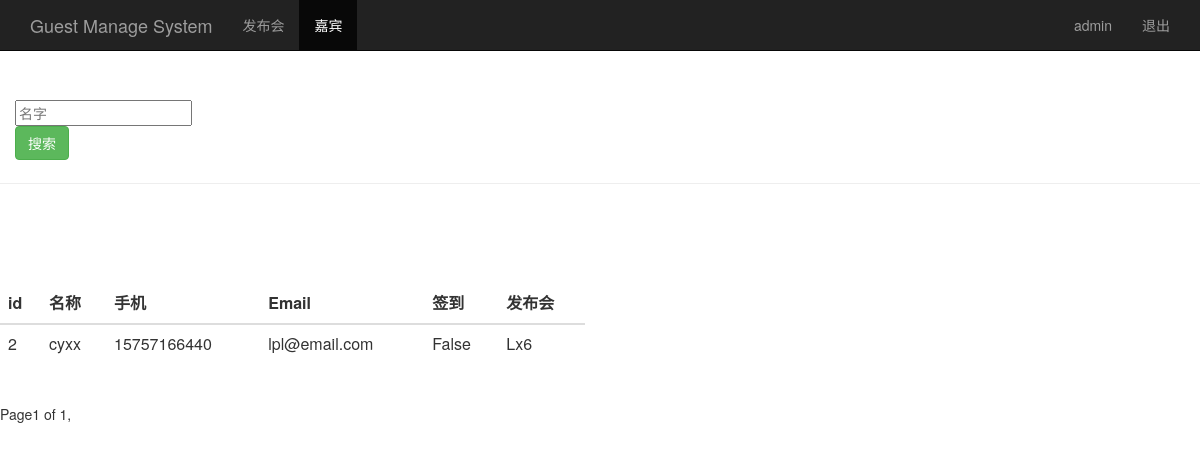
The page /guest_manage/ (signed in) on the database its author committed.
### sign/models.py (models this page shows, shortened)
class Guest(models.Model):
	event = models.ForeignKey(Event,on_delete=models.CASCADE)
	realname = models.CharField(max_length=64)
	phone = models.CharField(max_length=16)
	email = models.EmailField()
	sign = models.BooleanField()
	create_time = models.DateTimeField(auto_now=True)

class Event(models.Model):
	name = models.CharField(max_length=100)
	limit = models.IntegerField()
	status = models.BooleanField()
	address = models.CharField(max_length=200)
	start_time = models.DateTimeField('events time')
	create_time = models.DateTimeField(auto_now=True)
	def __str__(self):
		return self.name

### sign/views.py (the view)
# urls.py: url(r'^guest_manage/$',views.guest_manage),
@login_required
def guest_manage(request):
	username = request.session.get('user','')
	guest_list = Guest.objects.all()
	paginator = Paginator(guest_list,2)
	page = request.GET.get('page')
	try:
		contacts = paginator.page(page)
	except PageNotAnInteger:
		contacts = paginator.page(1)
	except EmptyPage:
		contacts = paginator.page(paginator.num_pages)
	return render(request,'guest_manage.html',{'user':username,'guests':contacts})

### sign/templates/guest_manage.html (shortened to what this page needs)
<html lang="zh-CN">
	<head>
		{% load bootstrap3 %}
		{% bootstrap_css %}
	</head>
	<body role="document">
		<nav class="navbar navbar-inverse navbar-fixed-top">
			<div class="container">
				<div class="navbar-header">
					<a class="navbar-brand" href="/event_manage/">Guest Manage System</a>
				</div>
				<div id="navbar" class="collapse navbar-collapse">
					<ul class="nav navbar-nav">
						<li><a href="/event_manage/">发布会</a></li>
						<li class="active"><a href="#">嘉宾</a></li>
					</ul>
					<ul class="nav navbar-nav navbar-right">
						<li><a href="#">{{user}}</a></li>
						<li><a href="/logout/">退出</a></li>
					</ul>
				</div>
			</div>
		</nav>
		<div class="page-header" style="padding-top:60px">
			<div id="navbar" class="navbar-collapse collapse">
				<form class="navbar-from" method="get" action="/search_realname/">
					<div class="from-group">
						<input type="text" name="realname" placeholder="名字" class="from-control">
					</div>
					<button type="submit" class="btn btn-success">搜索</button>
				</form>
			</div>
		</div>
		<div class="row" style="padding-top:80px;">
			<div class="col-md-6">
				<table class="table table-stripded">
					<thead>
						<tr>
							<th>id</th><th>名称</th><th>手机</th><th>Email</th><th>签到</th>
							<th>发布会</th>
						</tr>
					</thead>
					<tbody>
						{% for guest in guests %}
						<tr>
							<td>{{ guest.id }}</td>
							<td>{{ guest.realname }}</td>
							<td>{{ guest.phone }}</td>
							<td>{{ guest.email }}</td>
							<td>{{ guest.sign }}</td>
							<td>{{ guest.event }}</td>
						</tr>
						{% endfor %}
					</tbody>
				</table>
			</div>
		</div>
		<div class="pagination">
			<span class="step-links">
				<span class="current">
					Page{{ guests.number }} of {{ guests.paginator.num_pages}},
				</span>
			</span>
		</div>
	</body>
</html>

### rows shown on the page
Guest: id "2", realname "cyxx", phone "15757166440", email "lpl@email.com", sign "False", event "Lx6"

### other values the page prints
{{ user }} "admin"
{{ guests.number }} "1"
{{ guests.paginator.num_pages }} "1"
